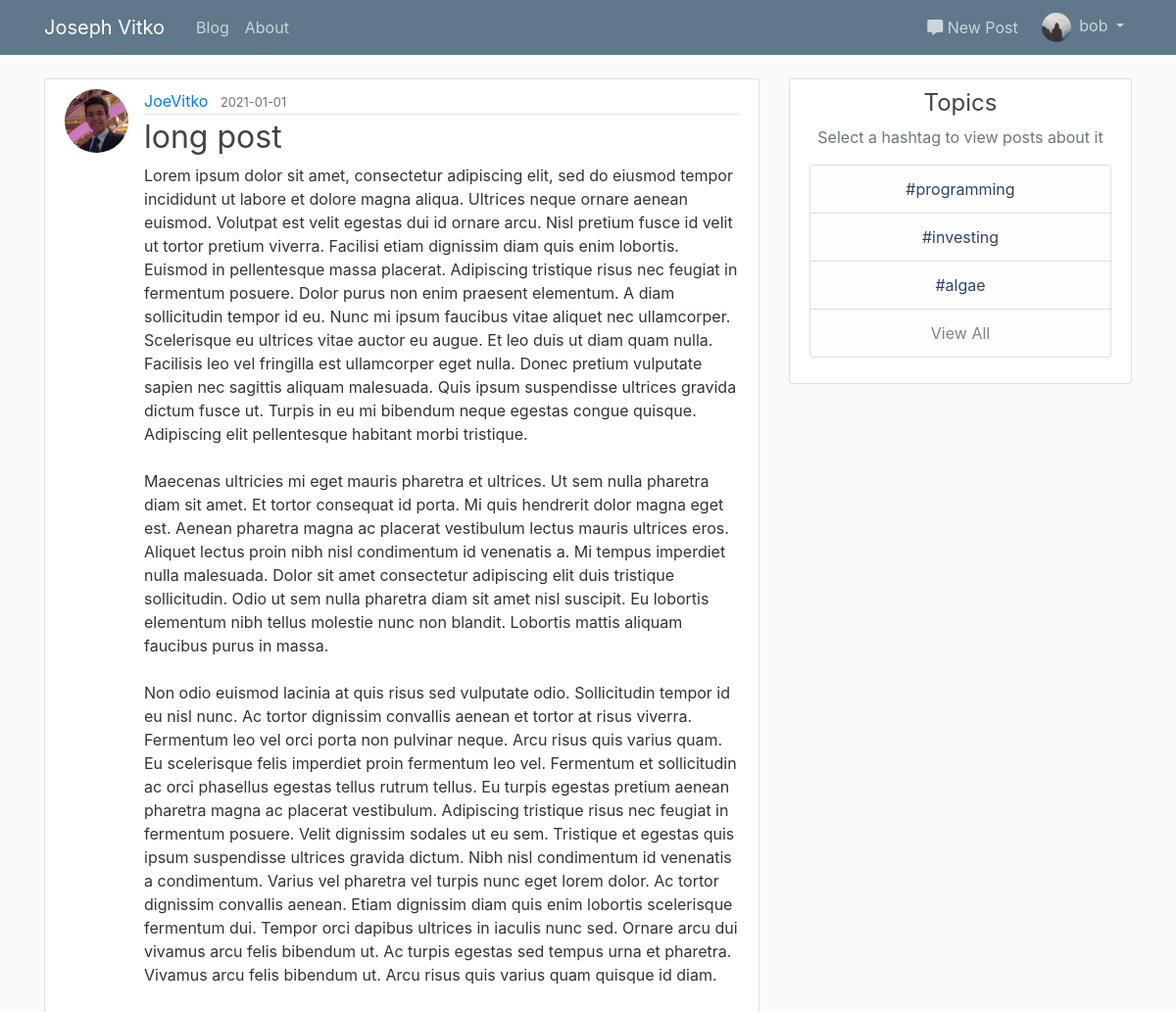
/post/13 (signed in), run on the app's committed database.
### flaskblog/models.py (models this page shows, shortened)
class User(db.Model, UserMixin):
    id = db.Column(db.Integer, primary_key=True)
    username = db.Column(db.String(20), unique=True, nullable=False)
    email = db.Column(db.String(120), unique=True, nullable=False)
    image_file = db.Column(db.String(20), nullable=False, default='default.jpg')
    password = db.Column(db.String(60), nullable=False)
    posts = db.relationship('Post', backref='author', lazy=True)
    roles = db.relationship('Role', secondary='user_roles')

class Post(db.Model):
    id = db.Column(db.Integer, primary_key=True)
    title = db.Column(db.String(100), nullable=False)
    date_posted = db.Column(db.DateTime, nullable=False, default=datetime.utcnow)
    content = db.Column(db.Text, nullable=False)
    user_id = db.Column(db.Integer, db.ForeignKey('user.id'), nullable=False)

### flaskblog/posts/routes.py (the view)
@posts.route('/post/<int:post_id>')
def post(post_id):
    post = Post.query.get_or_404(post_id)
    return render_template('post.html', title=post.title,
                           post=post, legend='New Post')

### flaskblog/models.py (called while the page is built)
@login_manager.user_loader
def load_user(user_id):
    return User.query.get(int(user_id))

### flaskblog/templates/post.html (shortened to what this page needs)
{% extends "layout.html" %}
{% block content %}
<article class="media content-section">
    <img class="rounded-circle article-img" src="{{ url_for('static', filename='profile_pics/' + post.author.image_file) }}">
    <div class="media-body">
        <div class="article-metadata">
            <a class="mr-2" href="{{ url_for('users.user_posts', username=post.author.username) }}">{{ post.author.username }}</a>
            <small class="text-muted">{{ post.date_posted.strftime('%Y-%m-%d') }}</small>
        </div>
        <h2 class="article-title">{{ post.title }}</h2>
        <p class="article-content">{{ post.content }}</p>
    </div>
</article>
{% endblock content %}

### flaskblog/templates/header.html (shortened to what this page needs)
<header class="site-header">
    <nav class="navbar navbar-expand-md navbar-dark bg-steel fixed-top">
        <div class="container">
            <a class="navbar-brand mr-4" href="/">Joseph Vitko</a>
            <div class="collapse navbar-collapse" id="navbarToggleMain">
                <div class="navbar-nav mr-auto">
                  <a class="nav-item nav-link" href="{{ url_for('main.blog') }}">Blog</a>
                  <a class="nav-item nav-link" href="{{ url_for('main.about') }}">About</a>
                </div>
            </div>
            {% if current_user.is_authenticated %}
                <div class="collapse navbar-collapse justify-content-end">
                    <div class="navbar-nav">
                        <div class="collapse navbar-collapse newpost" id="navbarTogglePost">
                            <a class="nav-item nav-link postlink nav-dropdown" href="{{ url_for('posts.new_post') }}"><i class="fas fa-comment-alt"></i> New Post</a>
                        </div>
                        <div class="collapse navbar-collapse" id="navbarToggleUser">
                            <li class="nav-item dropdown">
                                <a class="nav-link dropdown-toggle userlink nav-dropdown" href="#" id="navbarDropdownMenuLink" role="button" data-toggle="dropdown" aria-haspopup="true" aria-expanded="false">
                                    <div class="avatar-img-container">
                                        <img src="{{ url_for('static', filename='profile_pics/' + current_user.image_file) }}" class="rounded-circle avatar-img">
                                    </div>
                                    <span class="nav-text avatar-header">{{ current_user.username }}</span>
                                </a>
                            </li>
                        </div>
                    </div>
                </div>
            {% endif %}
        </div>
    </nav>
</header>

### flaskblog/static/main.css (style rules this page uses)
body { background: #fafafa; color: #333333; margin-top: 5rem; }
h1, h2, h3, h4, h5, h6 { color: #444444; font-weight: 400; }
.bg-steel { background-color: #5f788a; }
.site-header .navbar-nav .nav-link { color: #cbd5db; }
.content-section { background: #ffffff; padding: 10px 20px; border: 1px solid #dddddd; border-radius: 3px; margin-bottom: 20px; }
.article-title { color: #444444; }
.article-content { white-space: pre-line; }
.article-img { height: 65px; width: 65px; margin-right: 16px; }
.article-metadata { padding-bottom: 1px; margin-bottom: 4px; border-bottom: 1px solid #e3e3e3 }
.avatar-img-container { width: 30px; height: auto; display: inline-block; }
.avatar-img { width: 100%; height: auto; }
.avatar-header { margin-left: 4px; }
.newpost { margin-right: 8px; }
.userlink { padding-top: 0; padding-bottom: 0; vertical-align: middle; padding-right: 0; }
.postlink { padding-top: 0; padding-bottom: 0; vertical-align: middle; }

### data on the page
User: image_file (placeholder picture), username "bob"
User: image_file (picture), author.username "JoeVitko"
Post: date_posted "2021-01-01", title "long post", content "Lorem ipsum dolor sit amet, consectetur adipiscing elit, sed do eiusmod tempor incididunt ut labore et dolore magna aliqua. Ultrices neque ornare aenean euismod. Volutpat est velit egestas dui id ornare arcu. Nisl pretium fusce id velit ut tortor pretium viverra. Facilisi etiam dignissim diam quis enim lobortis. Euismod in pellentesque massa placerat. Adipiscing tristique risus nec feugiat in fermentum posuere. Dolor purus non enim praesent elementum. A diam sollicitudin tempor id eu. Nunc mi ipsum faucibus vitae aliquet nec ullamcorper. Scelerisque eu ultrices vitae auctor eu augue. Et leo duis ut diam quam nulla. Facilisis leo vel fringilla est ullamcorper eget nulla. Donec pretium…"
